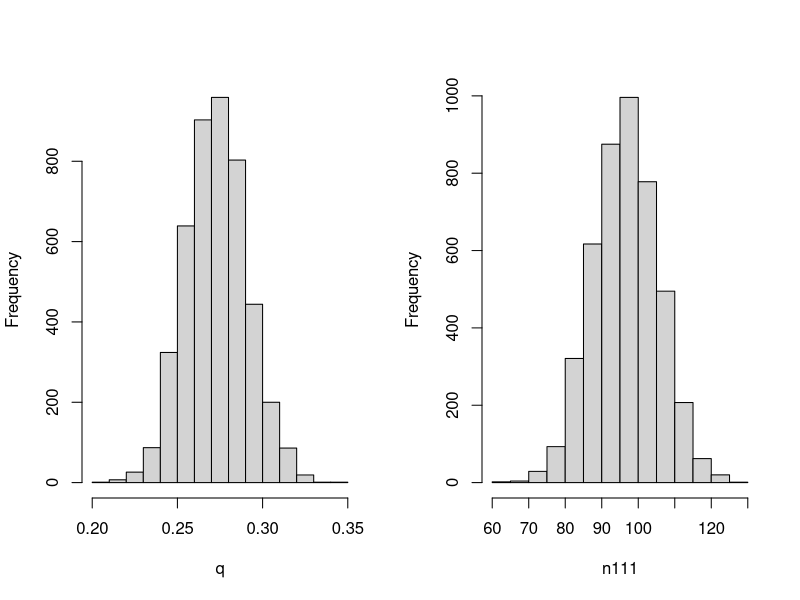
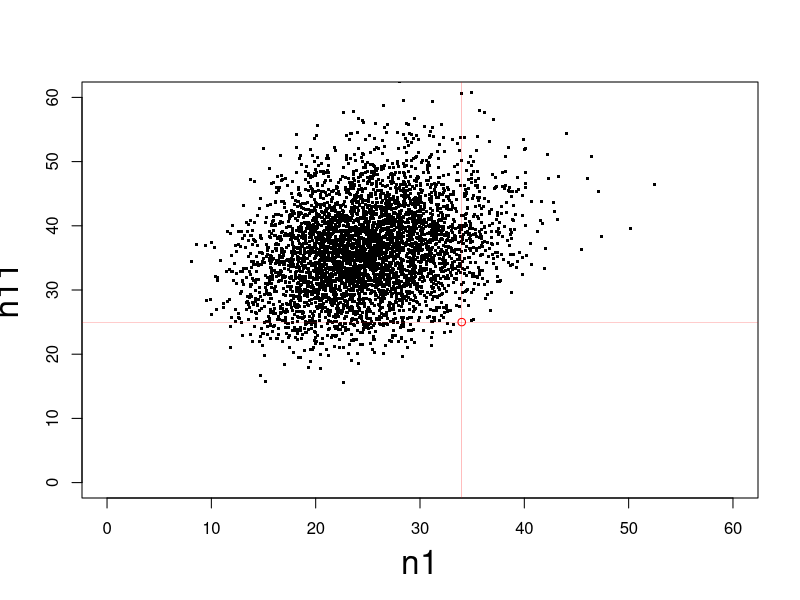
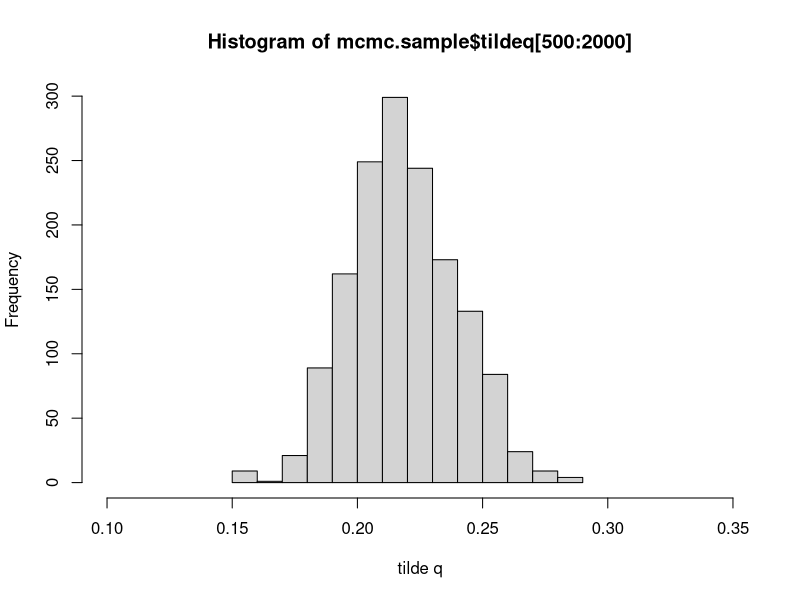
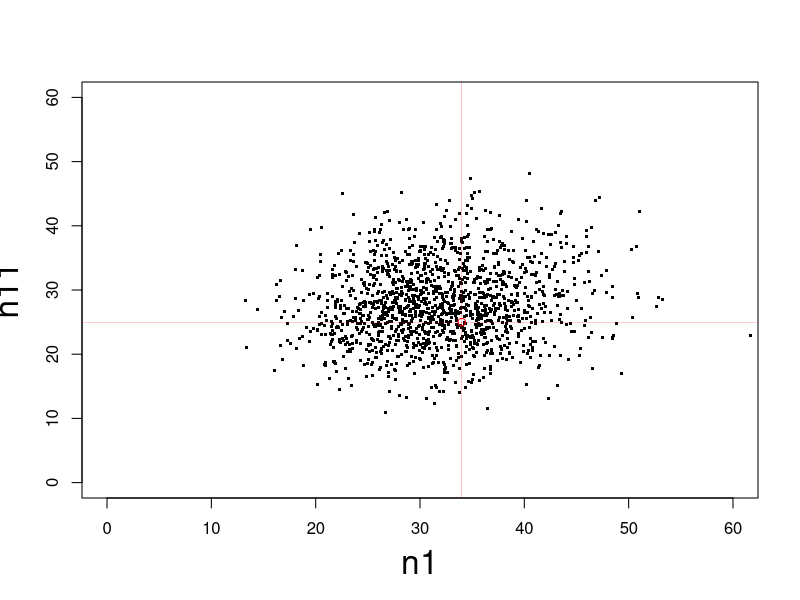

The R script that drew these images, in order:
# measles
# measles escape probability
#############################################################################
#
# SCRIPT for homogeneous case: 
# q (escape probability) as same across all households
#
#############################################################################
# ---------------------------------------------------------------------------
# This code provides a function to draw samples from the joint posterior 
# distribution of the escape probability q and the frequency
# n111 of chain 1->1->1, based on the NYC measles 
# outbreak data. The algorithm is based on Gibbs sampling.
#
# INPUT mcmc.size  = the number of MCMC iterations
#       alpha,beta = parameters of the Beta prior distribution
#                    of the escape probability
#
# OUTPUT chainGibbs = the MCMC sample of q and n111 as a list
#                     of two entries, each a vector of length mcmc.size
# 
# Code v.1 on July 22, 2015. Updates on July 29-31, 2015
# Last update August 5, 2015
# ----------------------------------------------------------------------------
chainGibbs = function(mcmc.size, alpha, beta){
# Reserve space
q    = rep(0, mcmc.size)
p    = rep(0, mcmc.size)
n111 = rep(0, mcmc.size)

# Initialize the model unknowns
q[1]    = 0.5;                         # just an initial guess
p[1]    = 1 - q[1]
n111[1] = round(275*2*q[1]/(2*q[1]+1)) # the (rounded) expected value of n_111, 
                                       # given q = 0.5 

# The observations (see section 2 for details)
n1  = 34   # frequency of chain 1     (frequency is observed)
n11 = 25   # frequency of chain 1->1  (frequency is observed)
N3  = 275  # frequency of chains with outbreak size 3 (not observed)
           # (the total frequency of chains 1->2 and 1->1->1)

# Draw MCMC samples
for (i in 2:mcmc.size){

   # Draw an iterate of q from its full conditional distribution
   q[i] = rbeta(1,2*n1+2*n11+n111[i-1]+alpha,n11+2*N3+beta)
   p[i] = 1 - q[i]
  
   # Draw an iterate of n111 from its full conditional distribution
   n111[i] = rbinom(1,N3,2*q[i]/(2*q[i]+1))
   
   }

# The output: the MCMC samples
chainGibbs = list(q=q,n111=n111,p=p)

}

# mcmc-size = 5000, alpha = 1, beta = 1
test=chainGibbs(5000,1,1)

# Set up to have 2 plots in one figure
par(mfrow=c(1,2),oma=c(0,0,0,0))

# Assume a 'burn-in' period of 500 iterations, only plotting those greater than 500
# Plot iterates of q and n111 
hist(test$q[501:5000],main="",xlab="q")
hist(test$n111[501:5000],main="",xlab="n111")

# Summary of the results
summary(test$q[501:5000])
quantile(test$q[501:5000], c(0.025,0.975))
summary(test$n111[501:5000])
quantile(test$n111[501:5000], c(0.025, 0.975))

# ----------------------------------------------------------------------------
# checkmodel draws numerical samples from the joint posterior 
# predictive distribution of frequencies n1, n11, n111 and n12.
# Each individual sample is based on one realisation from the posterior
# distribution of the escape probability q. (The escape probability is
# common across all households.)
#
# The function outputs the mean of the predictive distribution, based on the 
# sample. It also plots the samples from the 
# (marginal) predictive distribution of frequencies n1 and n11. 
#
# INPUT mcmc.sample = the output (= MCMC samples) from chainGibbs
#       mcmc.burnin = the number of MCMC samples to be discarded
#
# OUTPUT expfreq = the posterior predictive expectations of the 
#                  four chain frequencies (n1,n11,n111,n12)
#
# Code v.1 on July 22, 2015. Updates on July 29-31, 2015
# Last update August 5, 2015
# ----------------------------------------------------------------------------
checkmodel = function(mcmc.sample,mcmc.burnin){

  # The number of MCMC samples in the input
  mcmc.size = length(mcmc.sample$q)
  
  # Discard the burn-in samples and retain the rest of the samples for 
  # the escape probability q
  q = mcmc.sample$q[(mcmc.burnin+1):mcmc.size]
  
  # The number of samples retained (= the size of the sub-sample)
  mcmc.subsamplesize = mcmc.size-mcmc.burnin
  
  # Reserve space for the predictive frequencies
  Npred = matrix(0,mcmc.subsamplesize,4)
  
  # Calculate the posterior predictive chain probabilities for
  # each retained MCMC sample. This produces vectors of length 
  # 'mcmc.subsamplesize': 
  P1   =  q^2
  P11  =  2*(1-q)*q^2   
  P111 =  2*(1-q)^2*q
  P12  = (1-q)^2
  
  # Sample from the posterior predictive distribution of chain frequencies
  # with the total  number of chains as 334.
  for (k in 1:mcmc.subsamplesize){
    Npred[k,] = rmultinom(1,334,c(P1[k],P11[k],P111[k],P12[k]))
  } 
  
  # Plot the posterior predictive distribution for frequencies n1 and n11
  par(mfrow=c(1,1))
  plot(0:60,0:60,type="n",xlab='n1',ylab='n11',cex.lab=2)           
  points(jitter(Npred[,1],2.5),jitter(Npred[,2],2.5),pch='.',cex=3) 
  
  # The actually observed value
  points(34,25,col='red')
  abline(v=34,col='red',lwd=0.25)
  abline(h=25,col='red',lwd=0.25)
  
  # The posterior predictive expected frequnecies of the four chain types
  expfreq = round(334*c(mean(P1),mean(P11),mean(P111),mean(P12)))
  
  # Return the posterior predictive expected frequencies
  print("The posterior predictive expected frequencies of the four chain types")
  expfreq
  
  return(expfreq)
  
}

# Running the functions: draw a posterior sample and check the model fit.
mcmc.sample = chainGibbs(5000,1,1)

checkmodel(mcmc.sample,mcmc.burnin=500)

#                      END of homogeneous case script  
############################################################################

############################################################################
# 
# SCRIPT heterogeneous case: hierarchical model 
# q (escape probability) varies across households
#
############################################################################

## -------------------------------------------------------------------------
## This code provides routines to draw samples from the joint posterior 
# distribution of parameters 'tildeq' and 'z' in a hierarchical chain 
# binomial model of the measles outbreak data. The model unknowns include
# the household-specific escape probabilities. 
#
# (n1^j,n11^j,n111^j,n12^j)| q_j ~ Multinom(q_j^2,2q_j^2p_j,2q_jp_j^2,p_j^2)
#  q_j| tildeq, z                ~ Beta(tildeq/z,(1-tildeq)/z)
#  tildeq                        ~ Uniform(0,1)
#  z                             ~ Gamma(1.5,1.5)
#
## Code v.1 on July 29, 2015. Updates on August 1-4, 2015
## Last update August 5, 2015
## -------------------------------------------------------------------------
propose.par = function(cur.par,prop.unif,delta.w){
  # This function samples a new (candidate) value  
  # around the current value of the parameter iterate
  return(cur.par + (0.5-prop.unif)*delta.w)
}

log.likelihood = function(my.tildeq,my.z,q.vec){
  # This function calculates the log-likelihood function of the two parameters,
  # based on the (current iterates) of the household-specific 
  # escape probabilities
  
  # INPUT my.tildeq = parameter tildeq
  #       my.z.     = parameter z
  #       q.vec     = a vector of household-specific escape probabilities
  
  return(sum(log(dbeta(q.vec,my.tildeq/my.z,(1-my.tildeq)/my.z))))
}

chain_hierarchical = function(mcmc.size){
  # This is the main sampling function. The data, the parameters of the 
  # prior distributions and the 'tuning parameters' (i.e the proposal window widths)
  # are hard-code. 
  # In addition to the two model parameters ('tildeq' and z), the 
  # algorithm draws samples of the 334 escape probabilities and 
  # the unknown realisations of chains in the 275 households with 
  # the final number infected as 3.
  # INPUT mcmc.size = the number of MCMC iterations to be sampled
  #
  # OUTPUT chain_hierarchical = the MCMC sample of parameters 'tildeq' and 'z'
  #                             of the Beta distribution for household specific
  #                             escape probabilities
  
  # Parameters of the Gamma(nu1,nu2) prior for parameter z
  nu1 = 1.5
  nu2 = 1.5 
  # Tuning parameters: the widths of the proposal windows
  delta.tildeq = 0.08 # for parameter q
  delta.z      = 0.3  # for parameter z
  
  # Step (1): Reserve space for the MCMC samples
  tildeq  = rep(0,mcmc.size)
  z       = rep(0,mcmc.size)
  q       = matrix(0,nrow=mcmc.size,ncol=334)
  n111    = matrix(0,nrow=mcmc.size,ncol=275)
  
  # Step (2): Initialize variables
  cur.tildeq = 0.5
  cur.z      = 1.0
  tildeq[1]  = cur.tildeq
  z[1]       = cur.z
  q[1,]      = rep(0.5,334)
  n111[1,]   = rbinom(1,275,2*0.5/(2*0.5+1))
  
  # The observations
  n1  = 34   # frequency of chain 1
  n11 = 25   # frequency of chain 1->1
  N3  = 275  # frequency of chains of size 3 (i.e., 1->2 or 1->1->1)
  
  # Draw MCMC samples
  for (i in 2:mcmc.size){
    
    # Step (3): Update the household-specific escape probabilities
    #           via Gibbs procedure
    
    alpha =  cur.tildeq/cur.z     # tildeq[i-1]/z[i-1]
    beta  =  (1-cur.tildeq)/cur.z #(1-tildeq[i-1])/z[i-1]
    
    # households with chain 1
    for (j in 1:n1){
      q[i,j] = rbeta(1,2+ alpha,beta)
    }
    
    # households with chain 1->1
    for (j in 1:n11){
      q[i,j+n1] = rbeta(1,2+alpha,1+beta)
    }
    
    # households with chain 1->1->1 or 1->2
    for (j in 1:275){
      q[i,j+n1+n11] = rbeta(1,n111[i-1,j]+alpha,2+beta)
    }
    
    # Step (4) Update the household-specific frequencies of chain 1->1->1
    #          via Gibbs procedure

    for (j in 1:N3){ 
      
      # Draw a new iterate of n111 from its full conditional distribution
      n111[i,j] = rbinom(1,1,2*q[i,j+n1+n11]/(2*q[i,j+n1+n11]+1))
    }
    
    # Step (5) Update parameter tildeq via Metropolis-Hastings 
    # Propose a new value for parameter tildeq
    new.tildeq = propose.par(cur.tildeq,runif(1),delta.tildeq)
    
    # If the proposed value if within the range of the parameter 
    if ((new.tildeq >0) & (new.tildeq < 1)){
      
      # The log acceptance ratio = the log likelihood ratio   
      #(a uniform prior is assumed for tildeq and a symmetric proposal has been made)
      log.acc.tildeq = log.likelihood(new.tildeq,cur.z,q[i,]) - log.likelihood(cur.tildeq,cur.z,q[i,]) 
      
      # Metropolis step for tildeq: determine whether the proposal is accepted
      if (log(runif(1)) < log.acc.tildeq){
        cur.tildeq = new.tildeq
      }
    }
    
    # Step (6): Update parameter z via Metropolis-Hastings
    # Propose a new value for parameter z
    new.z  = propose.par(cur.z,runif(1),delta.z)
    
    # If the proposed value is withing the range of the parameter
    if (new.z > 0) { 
      
      # The log likelihood ratio
      log.like.z = log.likelihood(cur.tildeq,new.z,q[i,]) - log.likelihood(cur.tildeq,cur.z,q[i,]) 
      
      # The log acceptance ratio = the log-posterior ratio (since a symmetric proposals are being made)
      log.acc.z = log.like.z + log(dgamma(new.z,nu1,nu2)) - log(dgamma(cur.z,nu1,nu2))
      
      # Metropolis step for z: determine whether the proposal is accepted
      if (log(runif(1))< log.acc.z){
        cur.z = new.z
      }
    }   
    # Save the current iterates of parameters tildeq and z
    tildeq[i] = cur.tildeq
    z[i]      = cur.z 
  }
  # The output: the MCMC samples
  return(list(tildeq=tildeq,z=z))
}

# Running the script to draw a posterior sample of size 2000 
mcmc.sample = chain_hierarchical(mcmc.size=2000)

# Plot the posterior of tilde q
hist(mcmc.sample$tildeq[500:2000],xlab='tilde q',xlim=c(0.1,0.35))

# -----------------------------------------------------------------
# Script for checking the model
# -----------------------------
check_hierarchical = function(mcmc.sample,mcmc.burnin){
  #
  # This function draws samples from the posterior predictive 
  # distribution of chain frequencies (n1, n11, n111, n12)
  # in the hierarchical model.
  #
  # The function plots the samples from the (marginal) 
  # distribution of frequencies (n1,n11) for comparison with the
  # actually observed value.
  #
  # The fuction output is the posterior expectations of the four
  # chain frequencies in a sample of 334 households
  #
  # INPUT mcmc.sample = the output from program chain_hierarchical.R
  #       mcmc.burnin = the number of samples to be discarded from the MCMC sample
  #
  # OUTPUT check_hierarchical = the posterior predictive expectations of the 
  #                             four frequencies
  
  # The number of MCMC samples
  mcmc.size = length(mcmc.sample$tildeq)
  
  # Discard the burn-in samples
  tildeq = mcmc.sample$tildeq[(mcmc.burnin+1):mcmc.size]
  z      = mcmc.sample$z[(mcmc.burnin+1):mcmc.size]
  
  # The number of retained samples
  mcmc.subsamplesize = mcmc.size-mcmc.burnin
  
  # Reserve space for the predictive samples of the chain frequencies
  Npred = matrix(0,mcmc.subsamplesize,4)
  
  # Reserve space for one chain realisation in each of the 334 households  
  L    = matrix(0,334,4) 
  
  # Iterate over the MCMC samples
  for (i in 1:mcmc.subsamplesize){
    
    # Sample household-specific escape probabilities and
    # the chains in 334 households
    for (j in 1:334){
      
      q     = rbeta(1,tildeq[i]/z[i],(1-tildeq[i])/z[i])
      P1    = q*q
      P11   = 2*(1-q)*q^2
      P111  = 2*q*(1-q)^2
      P12   = (1-q)^2
    
      # A realisation of the chain
      L[j,] = rmultinom(1,1,c(P1,P11,P111,P12))
    }
    
    # Store the i'th MCMC sample of the chain frequencies
    Npred[i,] = apply(L,2,sum)
  } 
  
  # Plot the sample points from the posterior predictive distribution 
  # of frequencies n1 and n11
  plot(0:60,0:60,type="n",xlab='n1',ylab='n11',cex.lab=2)
  points(jitter(Npred[,1],2.5),jitter(Npred[,2],2.5),pch='.',cex=3)
  
  # The actually observed value (n1,n11)
  points(34,25,col='red')
  abline(v=34,col='red',lwd=0.25)
  abline(h=25,col='red',lwd=0.25)
  
  # Return the posterior predictive expected frequencies
  check_hierarchical = return(round(apply(Npred,2,mean)))
  
}

# Checking the fit of the hierarchical model
check_hierarchical(mcmc.sample,mcmc.burnin=500)

#                     END of hierarchical model script
##############################################################################


